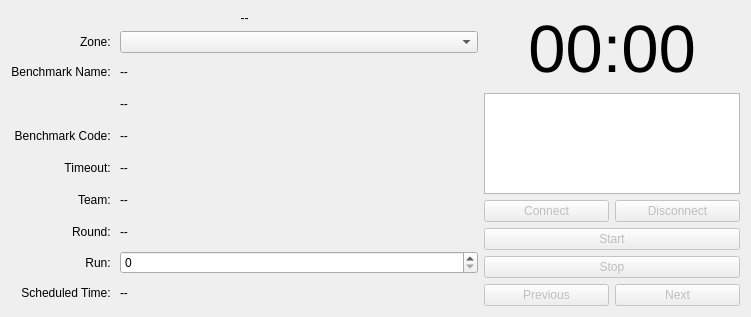
<?xml version="1.0" encoding="UTF-8"?>
<ui version="4.0">
 <class>BenchmarkControl</class>
 <widget class="QWidget" name="BenchmarkControl">
  <property name="geometry">
   <rect>
    <x>0</x>
    <y>0</y>
    <width>751</width>
    <height>317</height>
   </rect>
  </property>
  <property name="windowTitle">
   <string>Benchmark Control</string>
  </property>
  <layout class="QHBoxLayout" name="horizontalLayout">
   <item>
    <layout class="QVBoxLayout" name="verticalLayout" stretch="0,1">
     <item>
      <widget class="QLabel" name="clock">
       <property name="text">
        <string>--</string>
       </property>
       <property name="alignment">
        <set>Qt::AlignCenter</set>
       </property>
      </widget>
     </item>
     <item>
      <layout class="QGridLayout" name="gridLayout" columnstretch="0,1">
       <item row="3" column="0">
        <widget class="QLabel" name="label_3">
         <property name="sizePolicy">
          <sizepolicy hsizetype="Preferred" vsizetype="Preferred">
           <horstretch>0</horstretch>
           <verstretch>0</verstretch>
          </sizepolicy>
         </property>
         <property name="text">
          <string>Benchmark Name: </string>
         </property>
         <property name="alignment">
          <set>Qt::AlignRight|Qt::AlignTrailing|Qt::AlignVCenter</set>
         </property>
        </widget>
       </item>
       <item row="8" column="0">
        <widget class="QLabel" name="label_8">
         <property name="sizePolicy">
          <sizepolicy hsizetype="Preferred" vsizetype="Preferred">
           <horstretch>0</horstretch>
           <verstretch>0</verstretch>
          </sizepolicy>
         </property>
         <property name="text">
          <string>Round: </string>
         </property>
         <property name="alignment">
          <set>Qt::AlignRight|Qt::AlignTrailing|Qt::AlignVCenter</set>
         </property>
        </widget>
       </item>
       <item row="10" column="0">
        <widget class="QLabel" name="label_9">
         <property name="sizePolicy">
          <sizepolicy hsizetype="Preferred" vsizetype="Preferred">
           <horstretch>0</horstretch>
           <verstretch>0</verstretch>
          </sizepolicy>
         </property>
         <property name="text">
          <string>Run: </string>
         </property>
         <property name="alignment">
          <set>Qt::AlignRight|Qt::AlignTrailing|Qt::AlignVCenter</set>
         </property>
        </widget>
       </item>
       <item row="11" column="0">
        <widget class="QLabel" name="label_10">
         <property name="sizePolicy">
          <sizepolicy hsizetype="Preferred" vsizetype="Preferred">
           <horstretch>0</horstretch>
           <verstretch>0</verstretch>
          </sizepolicy>
         </property>
         <property name="text">
          <string>Scheduled Time: </string>
         </property>
         <property name="alignment">
          <set>Qt::AlignRight|Qt::AlignTrailing|Qt::AlignVCenter</set>
         </property>
        </widget>
       </item>
       <item row="6" column="0">
        <widget class="QLabel" name="label_6">
         <property name="sizePolicy">
          <sizepolicy hsizetype="Preferred" vsizetype="Preferred">
           <horstretch>0</horstretch>
           <verstretch>0</verstretch>
          </sizepolicy>
         </property>
         <property name="text">
          <string>Timeout: </string>
         </property>
         <property name="alignment">
          <set>Qt::AlignRight|Qt::AlignTrailing|Qt::AlignVCenter</set>
         </property>
        </widget>
       </item>
       <item row="4" column="0">
        <widget class="QLabel" name="label_4">
         <property name="sizePolicy">
          <sizepolicy hsizetype="Preferred" vsizetype="Preferred">
           <horstretch>0</horstretch>
           <verstretch>0</verstretch>
          </sizepolicy>
         </property>
         <property name="text">
          <string/>
         </property>
         <property name="alignment">
          <set>Qt::AlignRight|Qt::AlignTrailing|Qt::AlignVCenter</set>
         </property>
        </widget>
       </item>
       <item row="5" column="0">
        <widget class="QLabel" name="label_5">
         <property name="sizePolicy">
          <sizepolicy hsizetype="Preferred" vsizetype="Preferred">
           <horstretch>0</horstretch>
           <verstretch>0</verstretch>
          </sizepolicy>
         </property>
         <property name="text">
          <string>Benchmark Code: </string>
         </property>
         <property name="alignment">
          <set>Qt::AlignRight|Qt::AlignTrailing|Qt::AlignVCenter</set>
         </property>
        </widget>
       </item>
       <item row="7" column="0">
        <widget class="QLabel" name="label_7">
         <property name="sizePolicy">
          <sizepolicy hsizetype="Preferred" vsizetype="Preferred">
           <horstretch>0</horstretch>
           <verstretch>0</verstretch>
          </sizepolicy>
         </property>
         <property name="text">
          <string>Team: </string>
         </property>
         <property name="alignment">
          <set>Qt::AlignRight|Qt::AlignTrailing|Qt::AlignVCenter</set>
         </property>
        </widget>
       </item>
       <item row="3" column="1">
        <widget class="QLabel" name="name">
         <property name="text">
          <string>--</string>
         </property>
        </widget>
       </item>
       <item row="4" column="1">
        <widget class="QLabel" name="desc">
         <property name="text">
          <string>--</string>
         </property>
        </widget>
       </item>
       <item row="5" column="1">
        <widget class="QLabel" name="code">
         <property name="text">
          <string>--</string>
         </property>
        </widget>
       </item>
       <item row="6" column="1">
        <widget class="QLabel" name="timeout">
         <property name="text">
          <string>--</string>
         </property>
        </widget>
       </item>
       <item row="7" column="1">
        <widget class="QLabel" name="team">
         <property name="text">
          <string>--</string>
         </property>
        </widget>
       </item>
       <item row="8" column="1">
        <widget class="QLabel" name="round">
         <property name="text">
          <string>--</string>
         </property>
        </widget>
       </item>
       <item row="11" column="1">
        <widget class="QLabel" name="sched">
         <property name="text">
          <string>--</string>
         </property>
        </widget>
       </item>
       <item row="2" column="0">
        <widget class="QLabel" name="label">
         <property name="text">
          <string>Zone: </string>
         </property>
         <property name="alignment">
          <set>Qt::AlignRight|Qt::AlignTrailing|Qt::AlignVCenter</set>
         </property>
        </widget>
       </item>
       <item row="2" column="1">
        <widget class="QComboBox" name="zone"/>
       </item>
       <item row="10" column="1">
        <widget class="QSpinBox" name="run_selector"/>
       </item>
      </layout>
     </item>
    </layout>
   </item>
   <item>
    <layout class="QVBoxLayout" name="verticalLayout_2" stretch="0,1,0,0,0,0">
     <item>
      <widget class="QLabel" name="timer">
       <property name="font">
        <font>
         <pointsize>50</pointsize>
        </font>
       </property>
       <property name="text">
        <string>00:00</string>
       </property>
       <property name="alignment">
        <set>Qt::AlignCenter</set>
       </property>
      </widget>
     </item>
     <item>
      <widget class="QPlainTextEdit" name="state">
       <property name="sizePolicy">
        <sizepolicy hsizetype="Preferred" vsizetype="Preferred">
         <horstretch>0</horstretch>
         <verstretch>0</verstretch>
        </sizepolicy>
       </property>
       <property name="readOnly">
        <bool>true</bool>
       </property>
      </widget>
     </item>
     <item>
      <layout class="QHBoxLayout" name="horizontalLayout_3">
       <item>
        <widget class="QPushButton" name="connect">
         <property name="enabled">
          <bool>false</bool>
         </property>
         <property name="sizePolicy">
          <sizepolicy hsizetype="Minimum" vsizetype="MinimumExpanding">
           <horstretch>0</horstretch>
           <verstretch>0</verstretch>
          </sizepolicy>
         </property>
         <property name="text">
          <string>Connect</string>
         </property>
        </widget>
       </item>
       <item>
        <widget class="QPushButton" name="disconnect">
         <property name="enabled">
          <bool>false</bool>
         </property>
         <property name="sizePolicy">
          <sizepolicy hsizetype="Minimum" vsizetype="MinimumExpanding">
           <horstretch>0</horstretch>
           <verstretch>0</verstretch>
          </sizepolicy>
         </property>
         <property name="text">
          <string>Disconnect</string>
         </property>
        </widget>
       </item>
      </layout>
     </item>
     <item>
      <widget class="QPushButton" name="start">
       <property name="enabled">
        <bool>false</bool>
       </property>
       <property name="sizePolicy">
        <sizepolicy hsizetype="Minimum" vsizetype="MinimumExpanding">
         <horstretch>0</horstretch>
         <verstretch>0</verstretch>
        </sizepolicy>
       </property>
       <property name="text">
        <string>Start</string>
       </property>
      </widget>
     </item>
     <item>
      <widget class="QPushButton" name="stop">
       <property name="enabled">
        <bool>false</bool>
       </property>
       <property name="sizePolicy">
        <sizepolicy hsizetype="Minimum" vsizetype="MinimumExpanding">
         <horstretch>0</horstretch>
         <verstretch>0</verstretch>
        </sizepolicy>
       </property>
       <property name="text">
        <string>Stop</string>
       </property>
      </widget>
     </item>
     <item>
      <layout class="QHBoxLayout" name="horizontalLayout_2">
       <item>
        <widget class="QPushButton" name="previous">
         <property name="enabled">
          <bool>false</bool>
         </property>
         <property name="text">
          <string>Previous</string>
         </property>
        </widget>
       </item>
       <item>
        <widget class="QPushButton" name="next">
         <property name="enabled">
          <bool>false</bool>
         </property>
         <property name="text">
          <string>Next</string>
         </property>
        </widget>
       </item>
      </layout>
     </item>
    </layout>
   </item>
  </layout>
 </widget>
 <resources/>
 <connections/>
</ui>
